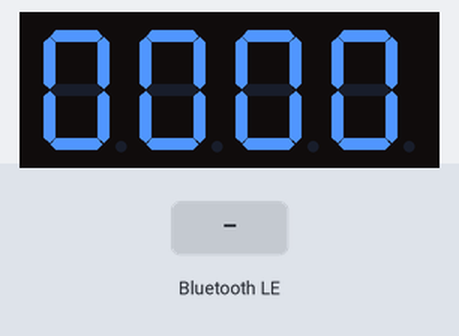
The sketch below on a simulated ESP32. Parts: 4-digit seven-segment display. Inputs (shaded band) come from the test bench. Nothing arrives over Bluetooth unless stated; a phone connects over Bluetooth LE 3 s after start.

Above: at 1.2 s.
1.3 s: Bluetooth LE write "1" received
At 3.1 s:
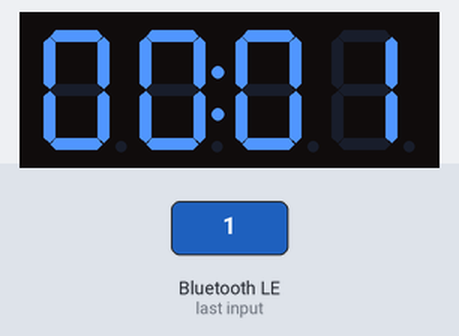
At 4.1 s:
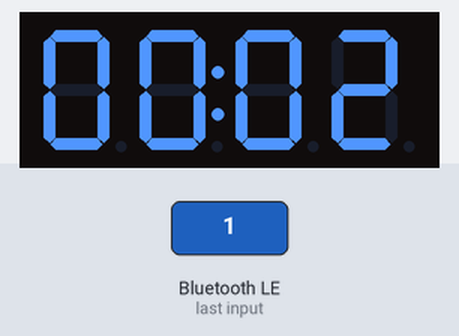
Timing chart, 0 to 5.6 s (numbered marks = the images above; inputs shaded):
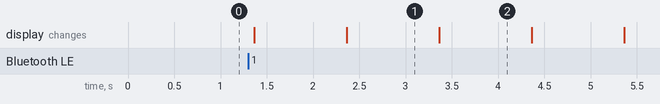

Measured:
- after the input at 1.3 s, the display: first changes after 0.06 s (image 1 shows a later state)
- what the display in image 1 shows lasts 1.0 s, from 2.4 s to 3.4 s

The sketch:

serial_control.ino
```cpp
#include <BLEDevice.h>
#include <BLEUtils.h>
#include <BLEServer.h>
#include <TM1637Display.h>

// --- Display pins ---
const int CLK_PIN = 18;    // TM1637 CLK -> GPIO18
const int DIO_PIN = 19;    // TM1637 DIO -> GPIO19
TM1637Display display(CLK_PIN, DIO_PIN);

// --- Timer state ---
bool running = false;
unsigned long lastTickMs = 0;
unsigned long seconds = 0;
char lastCmd = 0;
unsigned long lastCmdTime = 0;   // cooldown against floods

// --- BLE UUIDs (UART-like) ---
#define SERVICE_UUID        "6e400001-b5a3-f393-e0a9-e50e24dcca9e"
#define CHARACTERISTIC_UUID "6e400002-b5a3-f393-e0a9-e50e24dcca9e"  // write / write_no_resp

// Draw MM:SS (colonOn true/false)
static inline void showMMSS(unsigned int mm, unsigned int ss, bool colonOn) {
  uint16_t val = (mm/10)*1000 + (mm%10)*100 + (ss/10)*10 + (ss%10);
  display.showNumberDecEx(val, colonOn ? 0b01000000 : 0, true);
}

class CommandCallback: public BLECharacteristicCallbacks {
  void onWrite(BLECharacteristic *pCharacteristic) {
    String value = pCharacteristic->getValue();      // Arduino String
    if (value.length() == 0) return;

    char cmd = value.charAt(0);
    if (cmd == '\n' || cmd == '\r') return;

    // Cooldown + duplicate guard to stop app flood loops
    unsigned long now = millis();
    if (cmd == lastCmd && (now - lastCmdTime) < 300) return;
    lastCmd = cmd;
    lastCmdTime = now;

    if (cmd == '1') {
      running = true;
      lastTickMs = millis();                          // ✅ start fresh, no backlog
      showMMSS(seconds/60, seconds%60, true);         // show current time, colon ON
    } else if (cmd == '0') {
      running = false;
      showMMSS(seconds/60, seconds%60, false);        // colon OFF when paused
    } else if (cmd == 'R' || cmd == 'r') {
      running = false;
      seconds = 0;
      lastTickMs = millis();                          // ✅ next start waits a full second
      showMMSS(0, 0, false);                          // reset display, colon OFF
    }
  }
};

void setup() {
  display.setBrightness(7);
  display.clear();
  showMMSS(0, 0, false);                 // start at 00:00, colon off

  BLEDevice::init("PresenceClock");
  BLEServer* server = BLEDevice::createServer();
  BLEService* svc = server->createService(SERVICE_UUID);

  BLECharacteristic* ch = svc->createCharacteristic(
    CHARACTERISTIC_UUID,
    BLECharacteristic::PROPERTY_WRITE | BLECharacteristic::PROPERTY_WRITE_NR
  );
  ch->setCallbacks(new CommandCallback());
  svc->start();

  BLEAdvertising* adv = BLEDevice::getAdvertising();
  adv->addServiceUUID(SERVICE_UUID);
  adv->start();
}

void loop() {
  unsigned long now = millis();
  if (running && now - lastTickMs >= 1000) {
    lastTickMs = now;
    seconds++;

    unsigned int mm = seconds / 60;
    unsigned int ss = seconds % 60;
    if (mm > 99) mm = 99;
    showMMSS(mm, ss, true);              // colon ON while running
  }
  // tiny yield to BLE stack
  delay(1);
}
```
